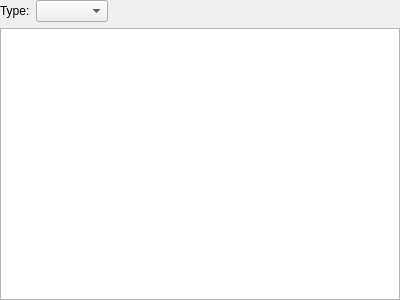
<?xml version="1.0" encoding="UTF-8"?>
<ui version="4.0">
 <class>TextAttachmentsPreviewWidget</class>
 <widget class="QWidget" name="TextAttachmentsPreviewWidget">
  <property name="geometry">
   <rect>
    <x>0</x>
    <y>0</y>
    <width>400</width>
    <height>300</height>
   </rect>
  </property>
  <property name="windowTitle">
   <string>Form</string>
  </property>
  <layout class="QVBoxLayout" name="verticalLayout">
   <property name="spacing">
    <number>6</number>
   </property>
   <property name="leftMargin">
    <number>0</number>
   </property>
   <property name="topMargin">
    <number>0</number>
   </property>
   <property name="rightMargin">
    <number>0</number>
   </property>
   <property name="bottomMargin">
    <number>0</number>
   </property>
   <item>
    <layout class="QHBoxLayout" name="horizontalLayout">
     <item>
      <widget class="QLabel" name="typeLabel">
       <property name="text">
        <string>Type:</string>
       </property>
       <property name="buddy">
        <cstring>typeComboBox</cstring>
       </property>
      </widget>
     </item>
     <item>
      <widget class="QComboBox" name="typeComboBox">
       <property name="accessibleName">
        <string>Attachment preview type</string>
       </property>
       <property name="editable">
        <bool>false</bool>
       </property>
      </widget>
     </item>
     <item>
      <spacer name="horizontalSpacer">
       <property name="orientation">
        <enum>Qt::Horizontal</enum>
       </property>
       <property name="sizeHint" stdset="0">
        <size>
         <width>40</width>
         <height>20</height>
        </size>
       </property>
      </spacer>
     </item>
    </layout>
   </item>
   <item>
    <widget class="QTextBrowser" name="previewTextBrowser"/>
   </item>
  </layout>
 </widget>
 <resources/>
 <connections/>
</ui>
